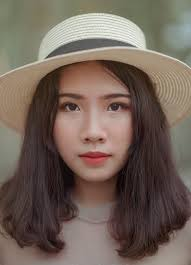
#> input picture datasets/1/chinese.jpg, 191 x 265 px
$ jupyter execute segmentation.ipynb
#> lines starting #> are read from the running program, lines starting #| are printed output that depends on the picture
[cell 1]
import numpy as np
import matplotlib.pyplot as plt

from skimage.segmentation import slic
from skimage.color import label2rgb

[cell 2]
def show_image(image, title="Image", cmap_type="gray"):
    plt.imshow(image, cmap=cmap_type)
    plt.axis("off")
    plt.title(title)
    plt.show()


def plot_comparison(original, filtered, title_filtered):
    fig, (ax1, ax2) = plt.subplots(ncols=2, figsize=(12, 8), sharex=True, sharey=True)
    ax1.imshow(original, cmap=plt.cm.gray)
    ax1.set_title("Original")
    ax1.axis("off")
    ax2.imshow(filtered, cmap=plt.cm.gray)
    ax2.set_title(title_filtered)
    ax2.axis("off")


def load_image(path):
#> called with path = 'datasets/1/chinese.jpg'
    image = plt.imread(path)
#> image is the input picture: shape (265, 191, 3); mean R, G, B 114.6, 99.2, 89
    return image

# Segmentation using SLIC (Simple Linear Iterative Clustering)

[cell 3]
face_image = load_image("datasets/1/chinese.jpg")

# Obtain the segmentation with 400 regions
segments = slic(face_image, n_segments=400)
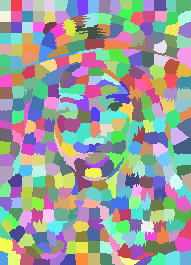
#> segments: shape (265, 191) int64; 373 distinct labels, from 1 to 373; one colour per label, 0 black

# Put segments on top of original image to compare
segmented_image = label2rgb(segments, face_image, kind="avg")
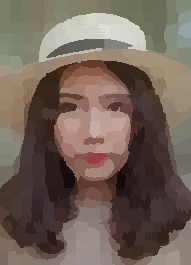
#> segmented_image: shape (265, 191, 3); mean R, G, B 114.2, 98.7, 88.5

# Show the segmented image
plot_comparison(face_image, segmented_image, "Segmented image")
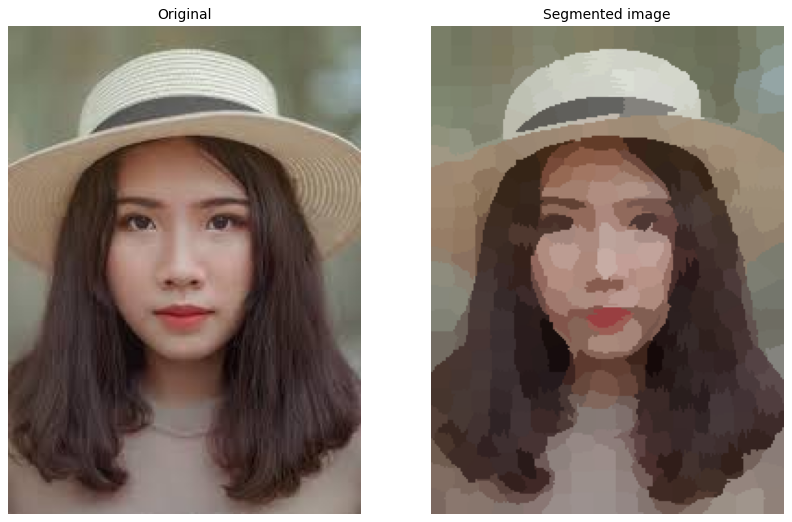
#> figure drawn by matplotlib, 2 panels

$ run again, with datasets/1/building_image.jpg copied over datasets/1/chinese.jpg
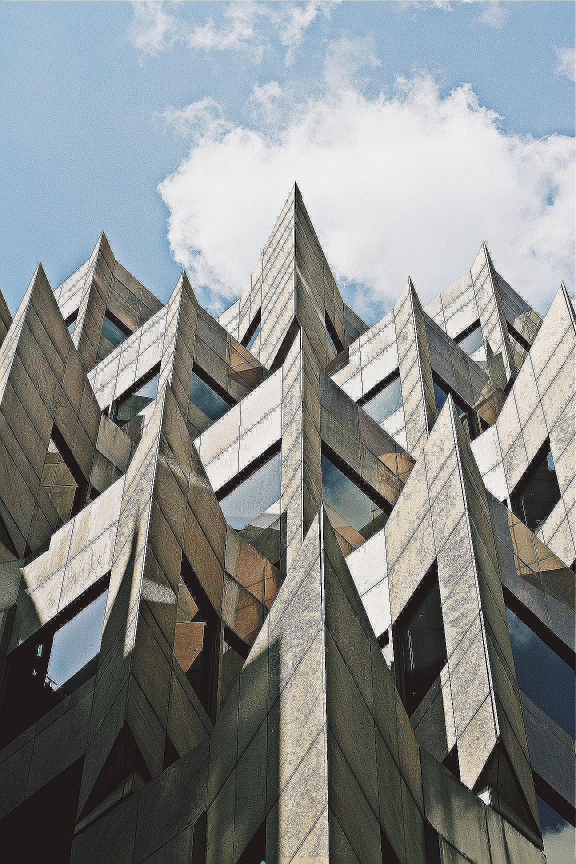
#> input picture datasets/1/building_image.jpg, 1152 x 1728 px (shown at 1/2 size)
#> in load_image, image is the input picture: shape (1728, 1152, 3); mean R, G, B 136.2, 139.8, 139.3
#> `segments = slic(face_image, n_segments=400)`:
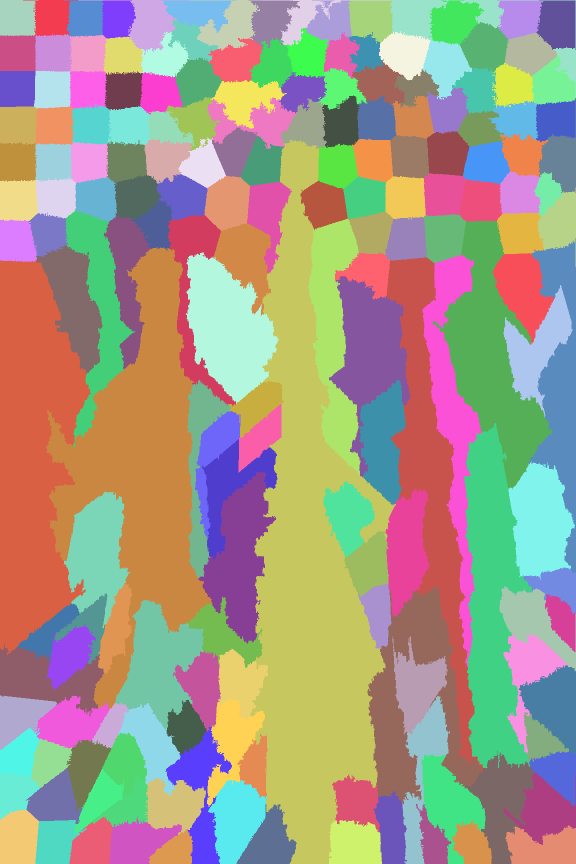
#> segments: shape (1728, 1152) int64 (shown at 1/2 size); 180 distinct labels, from 1 to 180; one colour per label, 0 black
#> `[cell 3] face_image = load_image("datasets/1/chinese.jpg")  # Obtain t..`:
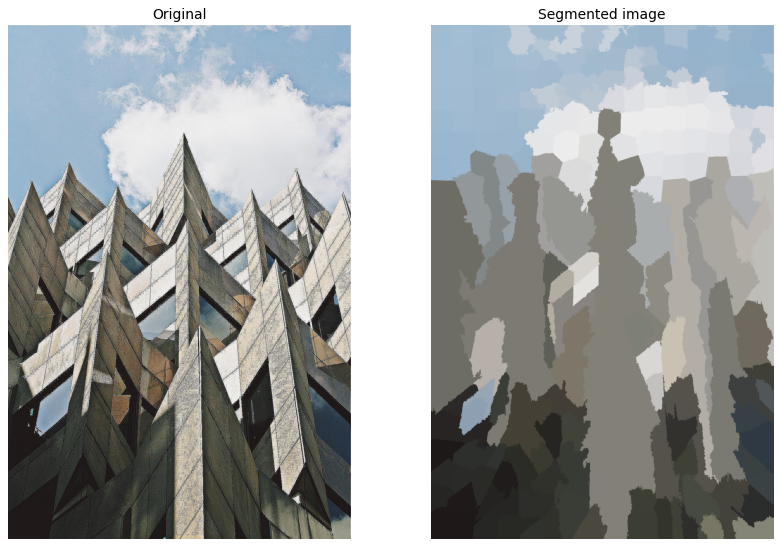
#> figure drawn by matplotlib, 2 panels
